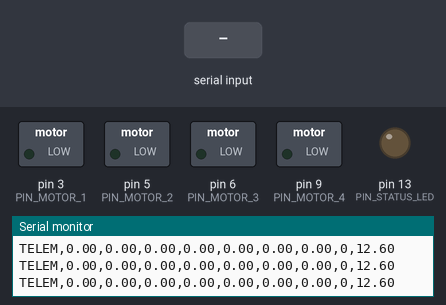
Recording of a sketch running on a simulated Arduino Uno, built with avr-gcc and run on an emulated ATmega328P. On the bench: switched loads named in the sketch (green lamp = pin HIGH), output pins drawn as LEDs (lit = HIGH), the last lines printed to the serial monitor. The inputs (shaded band) are chosen by the test bench.

Above: at 1.2 s.
1.3 s: "ARM\n" received over Serial
At 2.4 s:
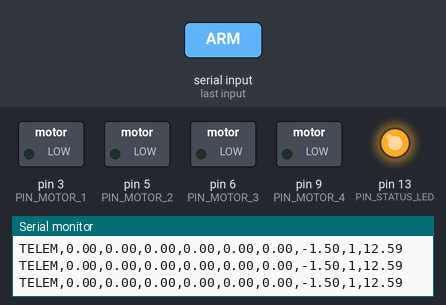
2.8 s: "DISARM\n" received over Serial
At 3.5 s:
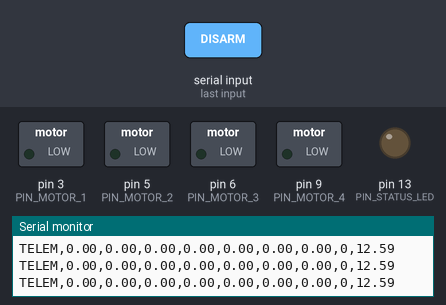
Timing chart, 0 to 5.8 s (numbered marks = the images above; inputs shaded):
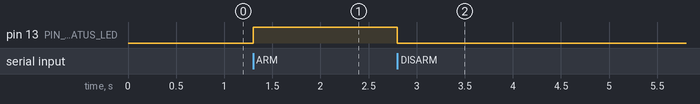

Measured:
- after the input at 1.3 s, pin 13 (PIN_STATUS_LED): LOW → HIGH at once
- after the input at 2.8 s, pin 13 (PIN_STATUS_LED): HIGH → LOW at once

The sketch:

drone_flight_controller.ino
```cpp
/*
 * Drone Flight Controller Firmware
 * Autonomous Multi-Agent Swarm Aerial Micro-Controller
 * Target Hardware: Arduino Nano / Uno / Mega / ESP32
 *
 * Capabilities:
 * - 50 Hz real-time flight control loop
 * - Quadcopter X-configuration motor mixer (Pins 3, 5, 6, 9)
 * - Failsafe watchdog timer (1000ms comm loss triggers auto-land)
 * - Sensor fusion telemetry streaming (IMU, Barometer, Battery)
 * - Serial ASCII protocol compatible with ROS 2 drone_hardware bridge
 */

#include <Arduino.h>

// ESC PWM Pins
#define PIN_MOTOR_1 3 // Front Right (CCW)
#define PIN_MOTOR_2 5 // Front Left  (CW)
#define PIN_MOTOR_3 6 // Back Left   (CCW)
#define PIN_MOTOR_4 9 // Back Right  (CW)
#define PIN_STATUS_LED 13

// Control loop rate (50 Hz = 20ms)
const unsigned long LOOP_PERIOD_MS = 20;
unsigned long last_loop_time = 0;
unsigned long last_cmd_time = 0;
const unsigned long FAILSAFE_TIMEOUT_MS = 1000;

// Flight State Machine
enum FlightState {
  STATE_DISARMED = 0,
  STATE_ARMED = 1,
  STATE_FLYING = 2,
  STATE_FAILSAFE = 3
};
FlightState current_state = STATE_DISARMED;

// Control setpoints
float sp_roll = 0.0;     // deg
float sp_pitch = 0.0;    // deg
float sp_yaw_rate = 0.0; // deg/s
float sp_thrust = 0.0;   // 0.0 - 100.0 %

// Simulated/Sensory State Variables
float est_roll = 0.0;
float est_pitch = 0.0;
float est_yaw = 0.0;
float est_alt = 0.0;
float est_vx = 0.0;
float est_vy = 0.0;
float est_vz = 0.0;
float battery_voltage = 12.6; // 3S LiPo Nominal/Full

// Motor PWM values (1000us - 2000us)
int pwm_m1 = 1000;
int pwm_m2 = 1000;
int pwm_m3 = 1000;
int pwm_m4 = 1000;

// Serial reception buffer
char rx_buffer[64];
uint8_t rx_idx = 0;

void setup() {
  Serial.begin(115200);
  pinMode(PIN_MOTOR_1, OUTPUT);
  pinMode(PIN_MOTOR_2, OUTPUT);
  pinMode(PIN_MOTOR_3, OUTPUT);
  pinMode(PIN_MOTOR_4, OUTPUT);
  pinMode(PIN_STATUS_LED, OUTPUT);

  // Set all ESCs to low/disarmed
  analogWrite(PIN_MOTOR_1, 0);
  analogWrite(PIN_MOTOR_2, 0);
  analogWrite(PIN_MOTOR_3, 0);
  analogWrite(PIN_MOTOR_4, 0);

  last_loop_time = millis();
  last_cmd_time = millis();
  Serial.println(F("# DRONE_FLIGHT_CONTROLLER_READY 50Hz"));
}

void process_command_line(char* line) {
  last_cmd_time = millis();

  if (strcmp(line, "ARM") == 0) {
    current_state = STATE_ARMED;
    digitalWrite(PIN_STATUS_LED, HIGH);
    Serial.println(F("# ARMED"));
    return;
  }

  if (strcmp(line, "DISARM") == 0) {
    current_state = STATE_DISARMED;
    sp_thrust = 0.0;
    digitalWrite(PIN_STATUS_LED, LOW);
    Serial.println(F("# DISARMED"));
    return;
  }

  if (strncmp(line, "CMD,", 4) == 0) {
    // Format: CMD,roll,pitch,yaw_rate,thrust
    char* token = strtok(line + 4, ",");
    if (token) sp_roll = atof(token);
    token = strtok(NULL, ",");
    if (token) sp_pitch = atof(token);
    token = strtok(NULL, ",");
    if (token) sp_yaw_rate = atof(token);
    token = strtok(NULL, ",");
    if (token) sp_thrust = atof(token);

    if (current_state == STATE_ARMED && sp_thrust > 10.0) {
      current_state = STATE_FLYING;
    }
    return;
  }
}

void read_serial_commands() {
  while (Serial.available() > 0) {
    char c = Serial.read();
    if (c == '\n' || c == '\r') {
      if (rx_idx > 0) {
        rx_buffer[rx_idx] = '\0';
        process_command_line(rx_buffer);
        rx_idx = 0;
      }
    } else if (rx_idx < sizeof(rx_buffer) - 1) {
      rx_buffer[rx_idx++] = c;
    }
  }
}

void update_flight_physics(float dt) {
  // Failsafe watchdog check
  if (current_state == STATE_FLYING && (millis() - last_cmd_time > FAILSAFE_TIMEOUT_MS)) {
    current_state = STATE_FAILSAFE;
    sp_thrust = 35.0; // Gentle descent
    sp_roll = 0.0;
    sp_pitch = 0.0;
  }

  if (current_state == STATE_DISARMED) {
    pwm_m1 = pwm_m2 = pwm_m3 = pwm_m4 = 1000;
    est_roll = 0.0;
    est_pitch = 0.0;
    est_vx = 0.0;
    est_vy = 0.0;
    est_vz = 0.0;
    if (est_alt > 0.0) est_alt = max(0.0f, est_alt - 1.0f * dt);
    return;
  }

  // 1st order closed loop response
  float tau = 0.1f;
  est_roll += (sp_roll - est_roll) * (dt / tau);
  est_pitch += (sp_pitch - est_pitch) * (dt / tau);
  est_yaw += sp_yaw_rate * dt;

  // Quadrotor kinematic velocity model
  est_vx = -sin(est_pitch * DEG_TO_RAD) * 3.0f;
  est_vy = sin(est_roll * DEG_TO_RAD) * 3.0f;

  if (sp_thrust > 50.0f) {
    est_vz = (sp_thrust - 50.0f) * 0.03f;
  } else if (sp_thrust > 10.0f) {
    est_vz = (sp_thrust - 50.0f) * 0.04f;
  } else {
    est_vz = -1.5f; // Falling
  }

  est_alt = max(0.0f, est_alt + est_vz * dt);
  if (current_state == STATE_FAILSAFE && est_alt <= 0.05f) {
    current_state = STATE_DISARMED;
  }

  // Motor Mixer: Quad X configuration
  // Throttle (1000-2000), Pitch, Roll, Yaw
  float base_pwm = 1000.0f + (sp_thrust * 10.0f);
  float r_comp = est_roll * 4.0f;
  float p_comp = est_pitch * 4.0f;
  float y_comp = sp_yaw_rate * 2.0f;

  pwm_m1 = constrain(base_pwm - p_comp - r_comp - y_comp, 1000, 2000);
  pwm_m2 = constrain(base_pwm - p_comp + r_comp + y_comp, 1000, 2000);
  pwm_m3 = constrain(base_pwm + p_comp + r_comp - y_comp, 1000, 2000);
  pwm_m4 = constrain(base_pwm + p_comp - r_comp + y_comp, 1000, 2000);

  // Write 8-bit PWM to ESC pins (scale 1000-2000 to 0-255)
  analogWrite(PIN_MOTOR_1, map(pwm_m1, 1000, 2000, 0, 255));
  analogWrite(PIN_MOTOR_2, map(pwm_m2, 1000, 2000, 0, 255));
  analogWrite(PIN_MOTOR_3, map(pwm_m3, 1000, 2000, 0, 255));
  analogWrite(PIN_MOTOR_4, map(pwm_m4, 1000, 2000, 0, 255));

  // Slow battery discharge
  battery_voltage = max(10.5f, battery_voltage - 0.0001f);
}

void stream_telemetry() {
  // Format: TELEM,roll,pitch,yaw,alt,vx,vy,vz,armed,battery
  Serial.print(F("TELEM,"));
  Serial.print(est_roll, 2);
  Serial.print(F(","));
  Serial.print(est_pitch, 2);
  Serial.print(F(","));
  Serial.print(est_yaw, 2);
  Serial.print(F(","));
  Serial.print(est_alt, 2);
  Serial.print(F(","));
  Serial.print(est_vx, 2);
  Serial.print(F(","));
  Serial.print(est_vy, 2);
  Serial.print(F(","));
  Serial.print(est_vz, 2);
  Serial.print(F(","));
  Serial.print(current_state != STATE_DISARMED ? 1 : 0);
  Serial.print(F(","));
  Serial.println(battery_voltage, 2);
}

void loop() {
  read_serial_commands();

  unsigned long now = millis();
  if (now - last_loop_time >= LOOP_PERIOD_MS) {
    float dt = (now - last_loop_time) / 1000.0f;
    last_loop_time = now;

    update_flight_physics(dt);
    stream_telemetry();
  }
}
```
